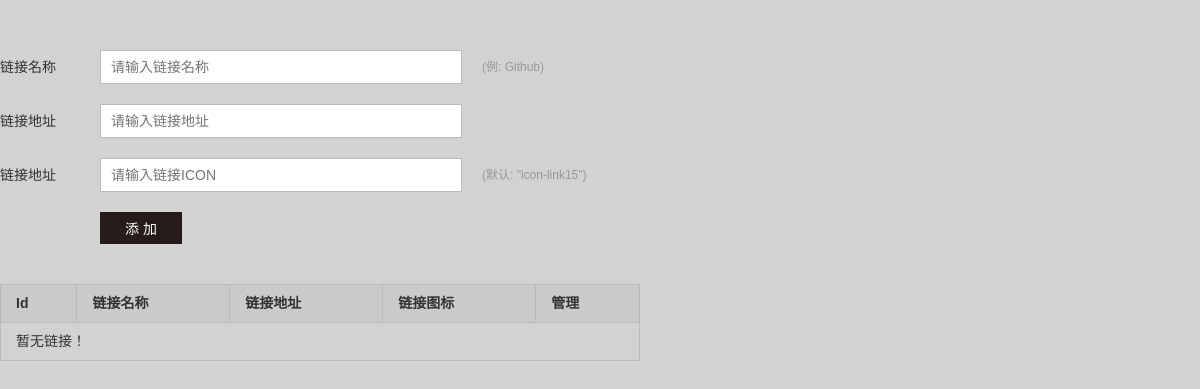
Before: /admin/settings/link-setting.php (signed in) with the older database file.
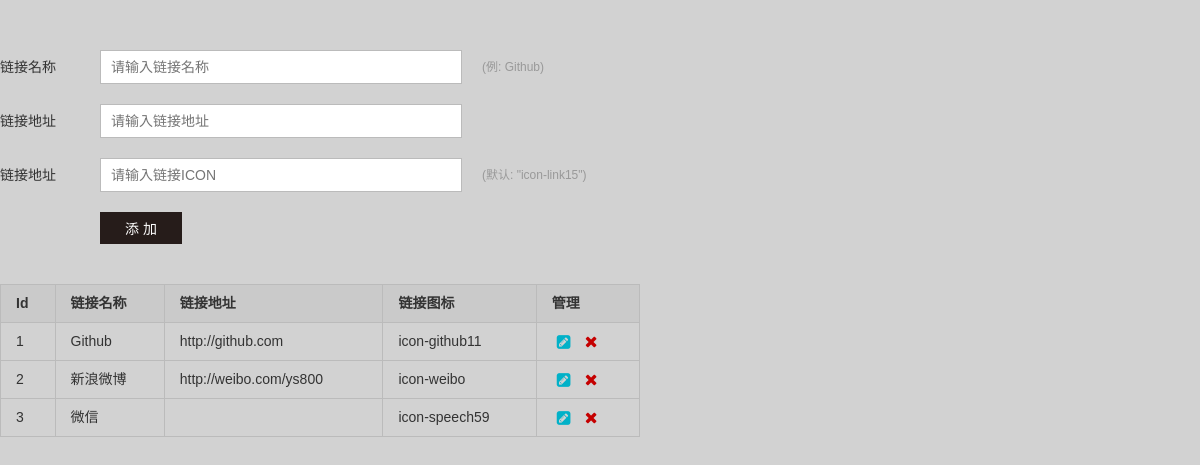
After: the same page with the newer database file.
### tables this page shows
CREATE TABLE `link` (
  `id` int(10) NOT NULL AUTO_INCREMENT,
  `linkname` varchar(255) NOT NULL,
  `linkaddr` varchar(255) DEFAULT NULL,
  `linkicon` varchar(255) NOT NULL DEFAULT 'icon-link15',
  PRIMARY KEY (`id`)
);

### admin/settings/link-setting.php (the view, shortened to what this page needs)
<!DOCTYPE html>
<html>
<head>
    <link rel="stylesheet" href="../assets/base/normalize.css">
    <link rel="stylesheet" href="../assets/base/common.css">
    <link rel="stylesheet" href="../assets/link/link.css">
</head>
<body>
<?php
    $id = isset($_GET['id']) ? $_GET['id'] : '';
    $links = mysql_query('SELECT * FROM link ORDER BY id ASC');
    $rows = mysql_num_rows($links);
?>
<div class="set-wrap link-wrap">
    <form action="./link-save.php" method="post" id="J_LinkForm">
        <div class="ed-row">
            <label for="J_LinkTitle" class="label">链接名称</label><input type="text" name="linkname" id="J_LinkTitle" class="input" placeholder="请输入链接名称" value="<?php echo isset($oneArr) ? $oneArr['linkname'] : ''; ?>"><span class="inline-help">(例: Github)</span>
        </div>
        <div class="ed-row">
            <label for="J_LinkAddr" class="label">链接地址</label><input type="text" name="link" id="J_LinkAddr" class="input" placeholder="请输入链接地址" value="<?php echo isset($oneArr) ? $oneArr['linkaddr'] : ''; ?>">
        </div>
        <div class="ed-row">
            <label for="J_LinkIcon" class="label">链接地址</label><input type="text" name="icon" id="J_LinkIcon" class="input" placeholder="请输入链接ICON" value="<?php echo isset($oneArr) ? $oneArr['linkicon'] : ''; ?>"><span class="inline-help">(默认: "icon-link15")</span>
        </div>
        <div class="ed-row btn-row">
            <input type="submit" value="<?php echo $id ? '保 存' : '添 加'; ?>" id="J_SaveLink" class="button"><?php echo $id ? '<a href="./link-setting.php" class="button cancel">返回新增</a>' : ''; ?>
        </div>
    </form>
    <table class="link-list">
        <thead>
            <tr>
                <th>Id</th>
                <th>链接名称</th>
                <th>链接地址</th>
                <th>链接图标</th>
                <th>管理</th>
            </tr>
        </thead>
        <tbody>
            <?php
                if ($rows) {
                    while($row = mysql_fetch_array($links)) {
            ?>
            <tr>
                <td><?php echo $row['id']; ?></td>
                <td><?php echo $row['linkname']; ?></td>
                <td><?php echo $row['linkaddr']; ?></td>
                <td><?php echo $row['linkicon']; ?></td>
                <td>
                    <a href="./link-setting.php?id=<?php echo $row['id']; ?>" target="_self" class="link-edit"><span class="icon-edit24"></span></a>
                    <a href="./link-del.php?id=<?php echo $row['id']; ?>" target="_self" class="link-del"><span class="icon-remove11"></span></a>
                </td>
            </tr>
            <?php
                    }
                } else {
            ?>
            <tr>
                <td colspan="5">暂无链接！</td>
            </tr>
            <?php
                }
            ?>
        </tbody>
    </table>
</div>
</body>
</html>

### admin/assets/base/common.css (style rules this page uses)
[class^="icon-"], [class*=" icon-"] { font-family: 'seejs'; speak: none; font-style: normal; font-weight: normal; font-variant: normal; text-transform: none; line-height: 1; vertical-align: middle; -webkit-font-smoothing: antialiased; -moz-osx-font-smoothing: grayscale; }
.icon-edit24:before { content:"\e867" }
.icon-remove11:before { content:"\e8fc" }
html, body { height: 100%; }
body, input, textarea { font: 14px/1.5 Consolas, Arial, '\5fae\8f6f\96c5\9ed1', sans-serif; }
body { background-color: #d2d2d2; }
a { text-decoration: none; color: #de0b1b; -webkit-transition: all .3s ease-out; -o-transition: all .3s ease-out; transition: all .3s ease-out; }
table { border: 1px solid #bbb; }
table tr { height: 38px; }
table thead { background-color: #cacaca; }
table th, table td { padding: 0 15px; border: 1px solid #bbb; vertical-align: middle; text-align: left; color: #333; }
.set-wrap { padding-top: 50px; }
.label { display: inline-block; *display: inline; *zoom: 1; vertical-align: middle; height: 32px; line-height: 32px; color: #333; }
.inline-help { display: inline-block; *display: inline; *zoom: 1; margin-left: 20px; vertical-align: middle; font-size: 12px; color: #999; }
.input, .select, input[type="text"], input[type="password"] { padding-left: 10px; vertical-align: middle; width: 348px; height: 30px; border: 1px solid #bbb; outline: none; }
.button, input[type="button"], input[type="submit"], input[type="reset"] { padding: 0 25px; height: 32px; line-height: 34px; border: 0; color: #fff; background-color: #261c1a; outline: none; }

### admin/assets/link/link.css (style rules this page uses)
.link-wrap .ed-row { margin-bottom: 20px; }
.link-wrap .label { width: 100px; }
.link-wrap .btn-row { padding-left: 100px; }
.link-list { margin-top: 40px; width: 640px; }
.link-list .link-edit, .link-list .link-del { font-size: 16px; }
.link-list .link-edit { color: #01b1c8; }
.link-list .link-del { color: #c50000; }

Changed rows visible on the page:
added link: id "1", linkname "Github", linkaddr "http://github.com", linkicon "icon-github11"
added link: id "2", linkname "新浪微博", linkaddr "http://weibo.com/ys800", linkicon "icon-weibo"
added link: id "3", linkname "微信", linkicon "icon-speech59"
Other visible differences:
text no longer shown: "暂无链接！"
